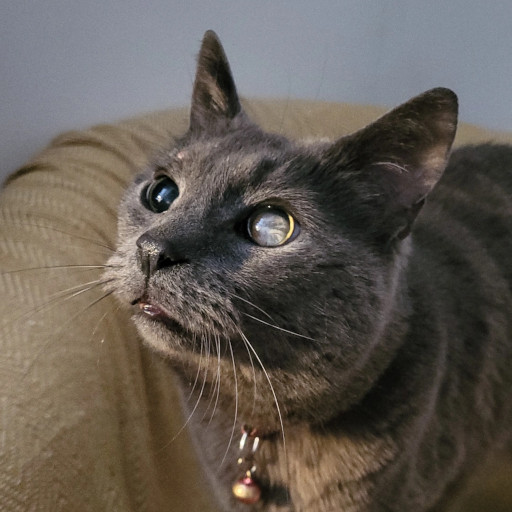
#> input picture pops_512.jpg, 512 x 512 px
$ jupyter execute low_pass_filter.ipynb
#> lines starting #> are read from the running program, lines starting #| are printed output that depends on the picture; after the words box and inside, x2 and y2 are one past the last pixel; in counts of white or black regions, pixels touching at a corner belong together
[cell 1]
import numpy as np
from PIL import Image, ImageDraw
import matplotlib.pyplot as plt

eps = 1.e-30

[cell 2]
image = np.array(Image.open('pops_512.jpg'))
#> image is the input picture: shape (512, 512, 3); mean R, G, B 98.1, 91.1, 83.6
display(Image.fromarray(image, mode='RGB'))

r, g, b = image[:, :, 0], image[:, :, 1], image[:, :, 2]
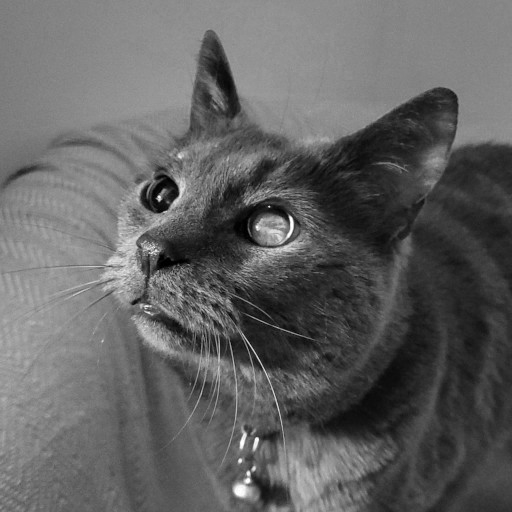
#> r: shape (512, 512); min 0, max 255, mean 98.1
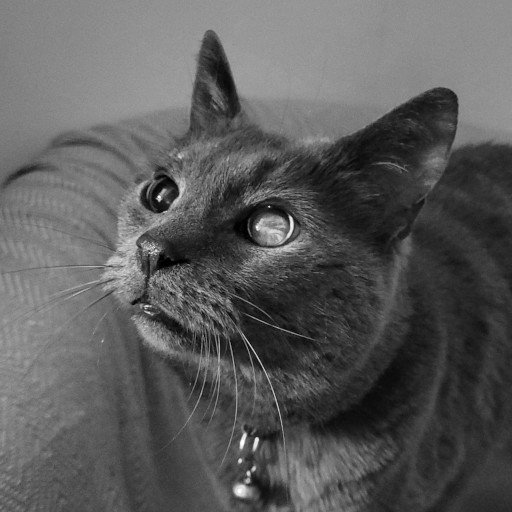
#> g: shape (512, 512); min 0, max 255, mean 91.1
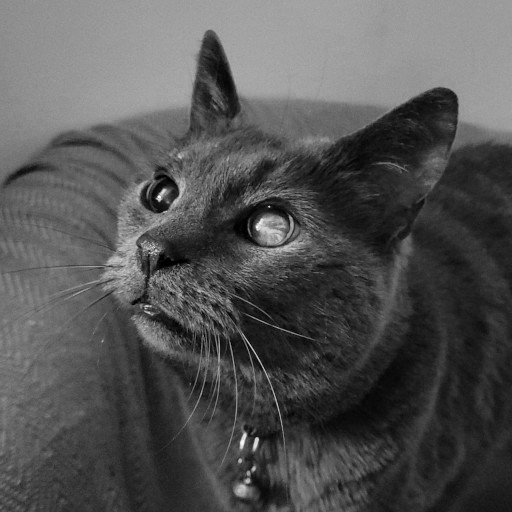
#> b: shape (512, 512); min 0, max 255, mean 83.6

[cell 3]
x, y = image.shape[1], image.shape[0]
#> x = 512; y = 512
e_x, e_y = 50, 50

bbox = (
    (x/2)-(e_x/2),
    (y/2)-(e_y/2),
    (x/2)+(e_x/2),
    (y/2)+(e_y/2),
)
#> bbox = (231, 231, 281, 281)

low_pass = Image.new("L", (x, y), color=0)
#> low_pass: PIL image 512x512 L; every value is 0

low_pass_draw = ImageDraw.Draw(low_pass)
low_pass_draw.ellipse(bbox, fill=255)

low_pass_np = np.array(low_pass).astype(np.float64)
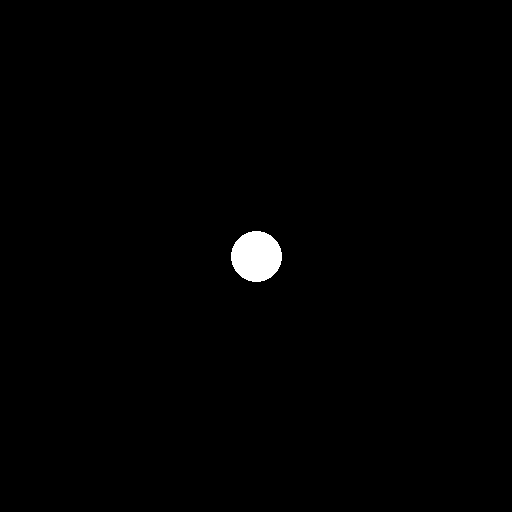
#> low_pass_np: shape (512, 512) float64; 0.77% white; 1 white region, box (x1, y1, x2, y2) and area: (231, 231, 282, 282) 2025
low_pass_np /= np.max(low_pass_np)
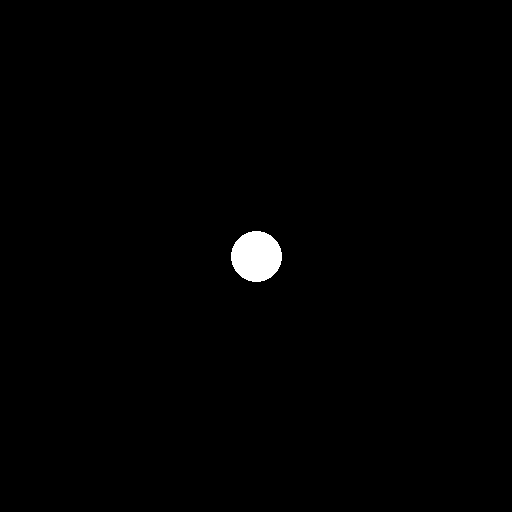
#> low_pass_np: shape (512, 512) float64; values 0 (black) and 1 (white), 0.77% white; 1 white region, box (x1, y1, x2, y2) and area: (231, 231, 282, 282) 2025

[cell 4]
def prepare(arr, sf=1):
    return np.clip(arr * sf, 0, 255).astype(np.uint8)

[cell 5]
F_r = np.fft.fftshift(np.fft.fft2(r))
F_g = np.fft.fftshift(np.fft.fft2(g))
F_b = np.fft.fftshift(np.fft.fft2(b))

F_r_filt = F_r * low_pass_np
F_g_filt = F_g * low_pass_np
F_b_filt = F_b * low_pass_np

r_filt = np.fft.ifft2(np.fft.ifftshift(F_r_filt)).real
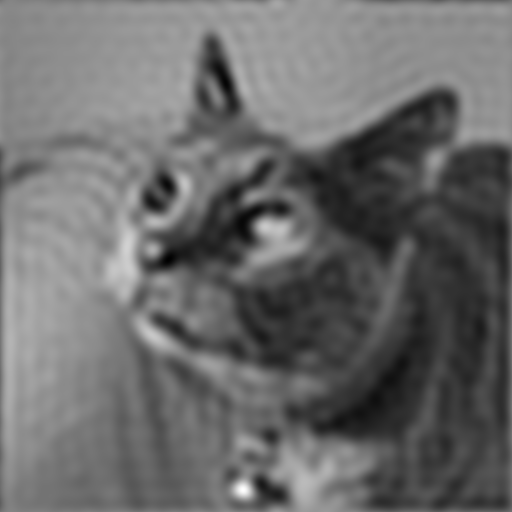
#> r_filt: shape (512, 512) float64; min -7.88, max 243.6, mean 98.1; drawn with min black and max white
g_filt = np.fft.ifft2(np.fft.ifftshift(F_g_filt)).real
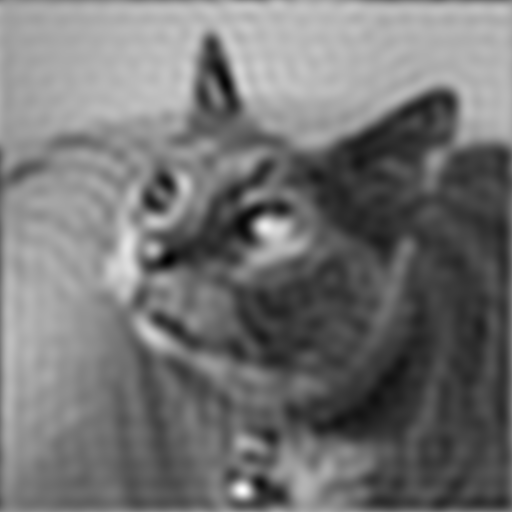
#> g_filt: shape (512, 512) float64; min -6.33, max 207.3, mean 91.1; drawn with min black and max white
b_filt = np.fft.ifft2(np.fft.ifftshift(F_b_filt)).real
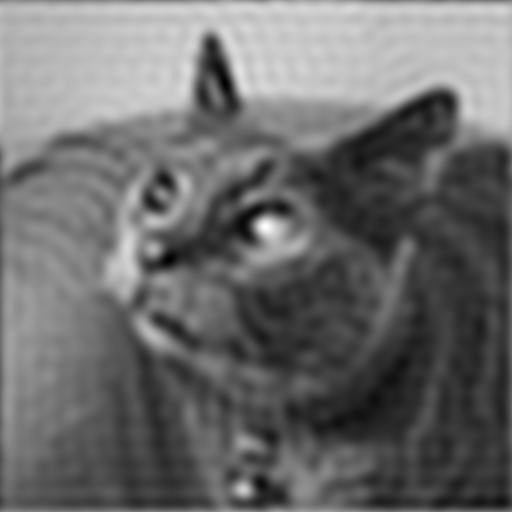
#> b_filt: shape (512, 512) float64; min -8.41, max 207.2, mean 83.6; drawn with min black and max white

[cell 6]
fig, axs = plt.subplots(3, 2)

fig.patch.set_visible(False)

for ax in axs.ravel():
    ax.axis('off')

axs[0, 0].imshow(prepare(np.log(np.abs(F_r.real)), sf=15), cmap='Reds_r', vmin = 0, vmax = 255)
axs[0, 1].imshow(prepare(np.log(np.abs(F_r_filt.real + eps)), sf=15), cmap='Reds_r', vmin = 0, vmax = 255)
axs[1, 0].imshow(prepare(np.log(np.abs(F_g.real)), sf=15), cmap='Greens_r', vmin = 0, vmax = 255)
axs[1, 1].imshow(prepare(np.log(np.abs(F_g_filt.real + eps)), sf=15), cmap='Greens_r', vmin = 0, vmax = 255)
axs[2, 0].imshow(prepare(np.log(np.abs(F_b.real)), sf=15), cmap='Blues_r', vmin = 0, vmax = 255)
axs[2, 1].imshow(prepare(np.log(np.abs(F_b_filt.real + eps)), sf=15), cmap='Blues_r', vmin = 0, vmax = 255)

plt.tight_layout()
plt.show()

[cell 7]
fig, axs = plt.subplots(3, 2)

fig.patch.set_visible(False)

for ax in axs.ravel():
    ax.axis('off')

axs[0, 0].imshow(r, cmap='Reds_r')
axs[0, 1].imshow(r_filt, cmap='Reds_r')
axs[1, 0].imshow(g, cmap='Greens_r')
axs[1, 1].imshow(g_filt, cmap='Greens_r')
axs[2, 0].imshow(b, cmap='Blues_r')
axs[2, 1].imshow(b_filt, cmap='Blues_r')

plt.tight_layout()
plt.show()

[cell 8]
fft_orig = prepare(np.log(np.abs(np.dstack((F_r, F_g, F_b)))), sf=15)
#> in prepare (call 7), `return np.clip(arr * sf, 0, 255).astype(np.uint8)`:
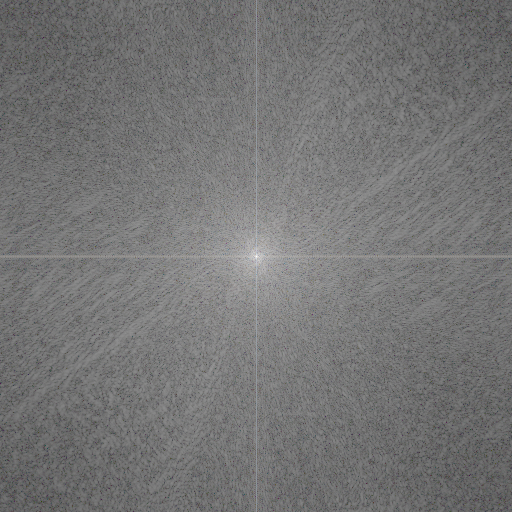
#> returned value: shape (512, 512, 3); mean of channels 0, 1, 2 116.8, 116.7, 116.8; drawn as R, G, B
fft_filt = prepare(np.log(np.abs(np.dstack((F_r_filt, F_g_filt, F_b_filt)))), sf=15)
image_filt = prepare(np.dstack((r_filt, g_filt, b_filt)))
#> in prepare (call 9), `return np.clip(arr * sf, 0, 255).astype(np.uint8)`:
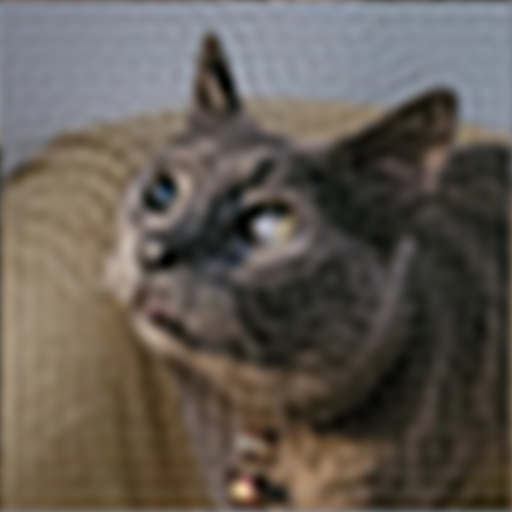
#> returned value: shape (512, 512, 3); mean of channels 0, 1, 2 97.6, 90.6, 83.1; drawn as R, G, B
